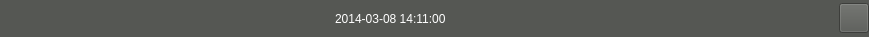
<?xml version="1.0" encoding="UTF-8"?>
<ui version="4.0">
 <class>VSCToolBar</class>
 <widget class="QWidget" name="VSCToolBar">
  <property name="geometry">
   <rect>
    <x>0</x>
    <y>0</y>
    <width>869</width>
    <height>37</height>
   </rect>
  </property>
  <property name="maximumSize">
   <size>
    <width>100000</width>
    <height>60</height>
   </size>
  </property>
  <property name="windowTitle">
   <string>VSC</string>
  </property>
  <property name="windowIcon">
   <iconset resource="vscmainwindows.qrc">
    <normaloff>:/logo/resources/vscsmall.png</normaloff>:/logo/resources/vscsmall.png</iconset>
  </property>
  <property name="styleSheet">
   <string notr="true">background-color: rgb(85, 87, 83);
color: rgb(255, 255, 255);</string>
  </property>
  <layout class="QHBoxLayout" name="horizontalLayout_2">
   <property name="spacing">
    <number>0</number>
   </property>
   <property name="leftMargin">
    <number>0</number>
   </property>
   <property name="topMargin">
    <number>0</number>
   </property>
   <property name="rightMargin">
    <number>0</number>
   </property>
   <property name="bottomMargin">
    <number>0</number>
   </property>
   <item>
    <layout class="QHBoxLayout" name="horizontalLayout">
     <property name="spacing">
      <number>9</number>
     </property>
     <property name="leftMargin">
      <number>0</number>
     </property>
     <item>
      <widget class="QPushButton" name="pbVidLive">
       <property name="minimumSize">
        <size>
         <width>30</width>
         <height>30</height>
        </size>
       </property>
       <property name="maximumSize">
        <size>
         <width>30</width>
         <height>30</height>
        </size>
       </property>
       <property name="styleSheet">
        <string notr="true">QPushButton:hover {
border:none;
color:white;
background-color: rgb(85, 170, 255);}
QPushButton:pressed {
background-color: rgb(200, 200, 200);}</string>
       </property>
       <property name="text">
        <string/>
       </property>
       <property name="icon">
        <iconset resource="vscmainwindows.qrc">
         <normaloff>:/action/resources/new.png</normaloff>:/action/resources/new.png</iconset>
       </property>
       <property name="iconSize">
        <size>
         <width>30</width>
         <height>30</height>
        </size>
       </property>
       <property name="flat">
        <bool>true</bool>
       </property>
      </widget>
     </item>
     <item>
      <widget class="QPushButton" name="pbVidSearch">
       <property name="minimumSize">
        <size>
         <width>30</width>
         <height>30</height>
        </size>
       </property>
       <property name="maximumSize">
        <size>
         <width>30</width>
         <height>30</height>
        </size>
       </property>
       <property name="styleSheet">
        <string notr="true">QPushButton:hover {
border:none;
color:white;
background-color: rgb(85, 170, 255);}
QPushButton:pressed {
background-color: rgb(200, 200, 200);}</string>
       </property>
       <property name="text">
        <string/>
       </property>
       <property name="icon">
        <iconset resource="vscmainwindows.qrc">
         <normaloff>:/action/resources/searchplayback.png</normaloff>:/action/resources/searchplayback.png</iconset>
       </property>
       <property name="iconSize">
        <size>
         <width>30</width>
         <height>30</height>
        </size>
       </property>
       <property name="flat">
        <bool>true</bool>
       </property>
      </widget>
     </item>
     <item>
      <widget class="QPushButton" name="pbVidConf">
       <property name="minimumSize">
        <size>
         <width>30</width>
         <height>30</height>
        </size>
       </property>
       <property name="maximumSize">
        <size>
         <width>30</width>
         <height>30</height>
        </size>
       </property>
       <property name="styleSheet">
        <string notr="true">QPushButton:hover {
border:none;
color:white;
background-color: rgb(85, 170, 255);}
QPushButton:pressed {
background-color: rgb(200, 200, 200);}</string>
       </property>
       <property name="text">
        <string/>
       </property>
       <property name="icon">
        <iconset resource="vscmainwindows.qrc">
         <normaloff>:/action/resources/control_panel.png</normaloff>:/action/resources/control_panel.png</iconset>
       </property>
       <property name="iconSize">
        <size>
         <width>30</width>
         <height>30</height>
        </size>
       </property>
       <property name="flat">
        <bool>true</bool>
       </property>
      </widget>
     </item>
     <item>
      <widget class="QPushButton" name="pbVidLiveView">
       <property name="maximumSize">
        <size>
         <width>30</width>
         <height>30</height>
        </size>
       </property>
       <property name="styleSheet">
        <string notr="true">QPushButton:hover {
border:none;
color:white;
background-color: rgb(85, 170, 255);}
QPushButton:pressed {
background-color: rgb(200, 200, 200);}</string>
       </property>
       <property name="text">
        <string/>
       </property>
       <property name="icon">
        <iconset resource="vscmainwindows.qrc">
         <normaloff>:/action/resources/surveillance.png</normaloff>:/action/resources/surveillance.png</iconset>
       </property>
       <property name="iconSize">
        <size>
         <width>30</width>
         <height>30</height>
        </size>
       </property>
       <property name="flat">
        <bool>true</bool>
       </property>
      </widget>
     </item>
     <item>
      <widget class="QPushButton" name="pbVidPb">
       <property name="minimumSize">
        <size>
         <width>30</width>
         <height>30</height>
        </size>
       </property>
       <property name="maximumSize">
        <size>
         <width>30</width>
         <height>30</height>
        </size>
       </property>
       <property name="styleSheet">
        <string notr="true">QPushButton:hover {
border:none;
color:white;
background-color: rgb(85, 170, 255);}
QPushButton:pressed {
background-color: rgb(200, 200, 200);}</string>
       </property>
       <property name="text">
        <string/>
       </property>
       <property name="icon">
        <iconset resource="vscmainwindows.qrc">
         <normaloff>:/action/resources/videosearch3.png</normaloff>:/action/resources/videosearch3.png</iconset>
       </property>
       <property name="iconSize">
        <size>
         <width>30</width>
         <height>30</height>
        </size>
       </property>
       <property name="flat">
        <bool>true</bool>
       </property>
      </widget>
     </item>
     <item>
      <widget class="QPushButton" name="pbVidEventSearch">
       <property name="minimumSize">
        <size>
         <width>30</width>
         <height>30</height>
        </size>
       </property>
       <property name="maximumSize">
        <size>
         <width>30</width>
         <height>30</height>
        </size>
       </property>
       <property name="styleSheet">
        <string notr="true">QPushButton:hover {
border:none;
color:white;
background-color: rgb(85, 170, 255);}
QPushButton:pressed {
background-color: rgb(200, 200, 200);}</string>
       </property>
       <property name="text">
        <string/>
       </property>
       <property name="icon">
        <iconset resource="vscmainwindows.qrc">
         <normaloff>:/action/resources/Alarm_1.png</normaloff>:/action/resources/Alarm_1.png</iconset>
       </property>
       <property name="iconSize">
        <size>
         <width>27</width>
         <height>27</height>
        </size>
       </property>
       <property name="flat">
        <bool>true</bool>
       </property>
      </widget>
     </item>
     <item>
      <widget class="QPushButton" name="pbVidMotionSearch">
       <property name="minimumSize">
        <size>
         <width>30</width>
         <height>30</height>
        </size>
       </property>
       <property name="maximumSize">
        <size>
         <width>30</width>
         <height>30</height>
        </size>
       </property>
       <property name="styleSheet">
        <string notr="true">QPushButton:hover {
border:none;
color:white;
background-color: rgb(85, 170, 255);}
QPushButton:pressed {
background-color: rgb(200, 200, 200);}</string>
       </property>
       <property name="text">
        <string/>
       </property>
       <property name="icon">
        <iconset resource="vscmainwindows.qrc">
         <normaloff>:/action/resources/motion_search.png</normaloff>:/action/resources/motion_search.png</iconset>
       </property>
       <property name="iconSize">
        <size>
         <width>30</width>
         <height>30</height>
        </size>
       </property>
       <property name="flat">
        <bool>true</bool>
       </property>
      </widget>
     </item>
     <item>
      <spacer name="horizontalSpacer_2">
       <property name="orientation">
        <enum>Qt::Horizontal</enum>
       </property>
       <property name="sizeHint" stdset="0">
        <size>
         <width>40</width>
         <height>20</height>
        </size>
       </property>
      </spacer>
     </item>
     <item>
      <widget class="QLabel" name="time">
       <property name="text">
        <string>2014-03-08 14:11:00</string>
       </property>
      </widget>
     </item>
     <item>
      <widget class="QLabel" name="cpu">
       <property name="minimumSize">
        <size>
         <width>180</width>
         <height>30</height>
        </size>
       </property>
       <property name="maximumSize">
        <size>
         <width>180</width>
         <height>30</height>
        </size>
       </property>
       <property name="text">
        <string/>
       </property>
      </widget>
     </item>
     <item>
      <widget class="QLabel" name="lbProcess">
       <property name="minimumSize">
        <size>
         <width>30</width>
         <height>30</height>
        </size>
       </property>
       <property name="maximumSize">
        <size>
         <width>30</width>
         <height>30</height>
        </size>
       </property>
       <property name="styleSheet">
        <string notr="true">image: url(:/action/resources/processing.gif);</string>
       </property>
       <property name="text">
        <string/>
       </property>
      </widget>
     </item>
     <item>
      <widget class="QPushButton" name="pbVidDashBoard">
       <property name="minimumSize">
        <size>
         <width>30</width>
         <height>30</height>
        </size>
       </property>
       <property name="maximumSize">
        <size>
         <width>30</width>
         <height>30</height>
        </size>
       </property>
       <property name="styleSheet">
        <string notr="true">QPushButton:hover {
border:none;
color:white;
background-color: rgb(85, 170, 255);}
QPushButton:pressed {
background-color: rgb(200, 200, 200);}</string>
       </property>
       <property name="text">
        <string/>
       </property>
       <property name="icon">
        <iconset resource="vscmainwindows.qrc">
         <normaloff>:/action/resources/dashboard.png</normaloff>:/action/resources/dashboard.png</iconset>
       </property>
       <property name="iconSize">
        <size>
         <width>27</width>
         <height>27</height>
        </size>
       </property>
       <property name="flat">
        <bool>true</bool>
       </property>
      </widget>
     </item>
     <item>
      <widget class="QPushButton" name="pbAlarm">
       <property name="enabled">
        <bool>true</bool>
       </property>
       <property name="minimumSize">
        <size>
         <width>30</width>
         <height>30</height>
        </size>
       </property>
       <property name="maximumSize">
        <size>
         <width>30</width>
         <height>30</height>
        </size>
       </property>
       <property name="styleSheet">
        <string notr="true">QPushButton:hover {
border:none;
color:white;
background-color: rgb(85, 170, 255);}
QPushButton:pressed {
background-color: rgb(200, 200, 200);}</string>
       </property>
       <property name="text">
        <string/>
       </property>
       <property name="icon">
        <iconset resource="vscmainwindows.qrc">
         <normaloff>:/action/resources/Alarm_1.png</normaloff>:/action/resources/Alarm_1.png</iconset>
       </property>
       <property name="iconSize">
        <size>
         <width>27</width>
         <height>27</height>
        </size>
       </property>
       <property name="flat">
        <bool>true</bool>
       </property>
      </widget>
     </item>
     <item>
      <widget class="QPushButton" name="pbFullScreen">
       <property name="minimumSize">
        <size>
         <width>30</width>
         <height>30</height>
        </size>
       </property>
       <property name="maximumSize">
        <size>
         <width>30</width>
         <height>30</height>
        </size>
       </property>
       <property name="styleSheet">
        <string notr="true">QPushButton:hover {
border:none;
color:white;
background-color: rgb(85, 170, 255);}
QPushButton:pressed {
background-color: rgb(200, 200, 200);}</string>
       </property>
       <property name="text">
        <string/>
       </property>
       <property name="icon">
        <iconset resource="vscmainwindows.qrc">
         <normaloff>:/action/resources/view-fullscreen.png</normaloff>:/action/resources/view-fullscreen.png</iconset>
       </property>
       <property name="iconSize">
        <size>
         <width>20</width>
         <height>20</height>
        </size>
       </property>
       <property name="flat">
        <bool>true</bool>
       </property>
      </widget>
     </item>
     <item>
      <widget class="QPushButton" name="pbUser">
       <property name="minimumSize">
        <size>
         <width>30</width>
         <height>30</height>
        </size>
       </property>
       <property name="maximumSize">
        <size>
         <width>30</width>
         <height>30</height>
        </size>
       </property>
       <property name="styleSheet">
        <string notr="true">QPushButton:hover {
border:none;
color:white;
background-color: rgb(85, 170, 255);}
QPushButton:pressed {
background-color: rgb(200, 200, 200);}</string>
       </property>
       <property name="text">
        <string/>
       </property>
       <property name="icon">
        <iconset resource="vscmainwindows.qrc">
         <normaloff>:/action/resources/changer_session.png</normaloff>:/action/resources/changer_session.png</iconset>
       </property>
       <property name="iconSize">
        <size>
         <width>30</width>
         <height>30</height>
        </size>
       </property>
       <property name="flat">
        <bool>true</bool>
       </property>
      </widget>
     </item>
     <item>
      <widget class="QPushButton" name="pbAbout">
       <property name="minimumSize">
        <size>
         <width>30</width>
         <height>30</height>
        </size>
       </property>
       <property name="maximumSize">
        <size>
         <width>30</width>
         <height>30</height>
        </size>
       </property>
       <property name="styleSheet">
        <string notr="true">QPushButton:hover {
border:none;
color:white;
background-color: rgb(85, 170, 255);}
QPushButton:pressed {
background-color: rgb(200, 200, 200);}</string>
       </property>
       <property name="text">
        <string/>
       </property>
       <property name="icon">
        <iconset resource="vscmainwindows.qrc">
         <normaloff>:/logo/resources/log.png</normaloff>:/logo/resources/log.png</iconset>
       </property>
       <property name="iconSize">
        <size>
         <width>30</width>
         <height>30</height>
        </size>
       </property>
      </widget>
     </item>
    </layout>
   </item>
  </layout>
 </widget>
 <resources>
  <include location="vscmainwindows.qrc"/>
 </resources>
 <connections/>
</ui>
